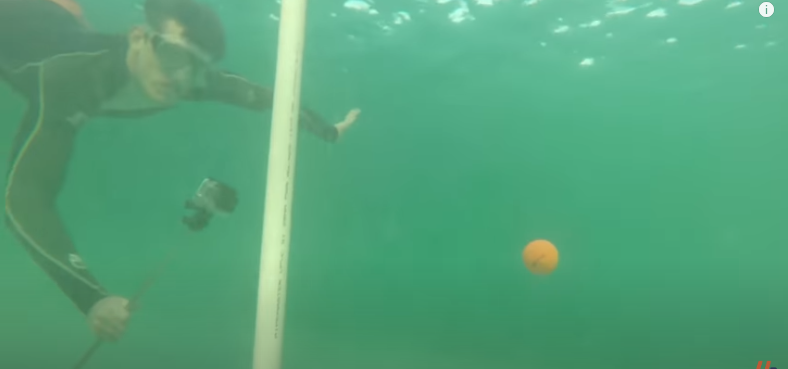
#> input picture Underwater-Image-Restoration-in-python/Underwater-Image-Enhancement-main/image/ocean_input/img1.png, 788 x 369 px
$ python ocean_enhance.py   (older library calls are emulated)
#> lines starting #> are read from the running program, lines starting #| are printed output that depends on the picture
import numpy as np
import cv2


def resize(img, perc=0.5):
    """Utility function to resize the image"""
    width = int(img.shape[1] * perc)
    height = int(img.shape[0] * perc)
    resized = cv2.resize(img, (width, height), interpolation=cv2.INTER_AREA)
    return resized


def dark_channel(img, sz=15):
    """Calculates the dark channel in step 1"""
    b, g, r = cv2.split(img)
    dc = r - cv2.max(b, g)
    kernel = cv2.getStructuringElement(cv2.MORPH_RECT, (sz, sz))
    dark = cv2.erode(dc, kernel)
    return dark


def airlight(img, dc):
    """Calculates the air-light in step 4"""
    [h, w] = img.shape[:2]
    imgsz = h * w
    imgvec = img.reshape(imgsz, 3)
    dcvec = dc.reshape(imgsz)

    indices = dcvec.argsort()
    return imgvec[indices[0]]


def transmission_estimate(dc):
    """Calculates the transmission map as mentioned in step 2"""
    te = dc + (1 - np.max(dc))
    return te


def guided_filter(img, p, r, eps):
    """Helper function to refine the transmission"""
    mean_I = cv2.boxFilter(img, cv2.CV_64F, (r, r))
    mean_p = cv2.boxFilter(p, cv2.CV_64F, (r, r))
    mean_Ip = cv2.boxFilter(img * p, cv2.CV_64F, (r, r))
    cov_Ip = mean_Ip - mean_I * mean_p

    mean_II = cv2.boxFilter(img * img, cv2.CV_64F, (r, r))
    var_I = mean_II - mean_I * mean_I

    a = cov_Ip / (var_I + eps)
    b = mean_p - a * mean_I

    mean_a = cv2.boxFilter(a, cv2.CV_64F, (r, r))
    mean_b = cv2.boxFilter(b, cv2.CV_64F, (r, r))

    q = mean_a * img + mean_b
    return q


def transmission_refine(img, et):
    """Refines the transmission map as mentioned in step 3"""
    gray = cv2.cvtColor(img, cv2.COLOR_BGR2GRAY)
    gray = np.float64(gray) / 255
    r = 60
    eps = 0.0001
    t = guided_filter(gray, et, r, eps)
    return t


def recover(img, t, A):
    """Finally recovers the image using the image, the transmission map and air-light"""
    res = np.empty(img.shape, img.dtype)
    for index in range(0, 3):
        res[:, :, index] = (img[:, :, index] - A[index]) / t + A[index]

    return res


def normalize_image(img):
    """Utility function to normalize the intensities of the pixels in the image"""
    img = img - img.min()
    img = img / img.max() * 255
    img = np.uint8(img)
    return img


def dummy(x):
    pass


if __name__ == '__main__':
    filename = 'img1.png'
    scale = 1

    src = cv2.imread(f'image/ocean_input/{filename}')
#> src is the input picture: shape (369, 788, 3); mean B, G, R 122.5, 162.5, 85.1
    src = resize(src, scale)

    img = src.astype('float64') / 255

    cv2.namedWindow('controls')
    cv2.createTrackbar('ksize', 'controls', 1, 600, dummy)

    while True:
        ksize = int(cv2.getTrackbarPos('ksize', 'controls')) + 1

        dc = dark_channel(img, ksize)
        te = transmission_estimate(dc)
        tr = transmission_refine(src, te)
#> in guided_filter, `mean_I = cv2.boxFilter(img, cv2.CV_64F, (r, r))`:
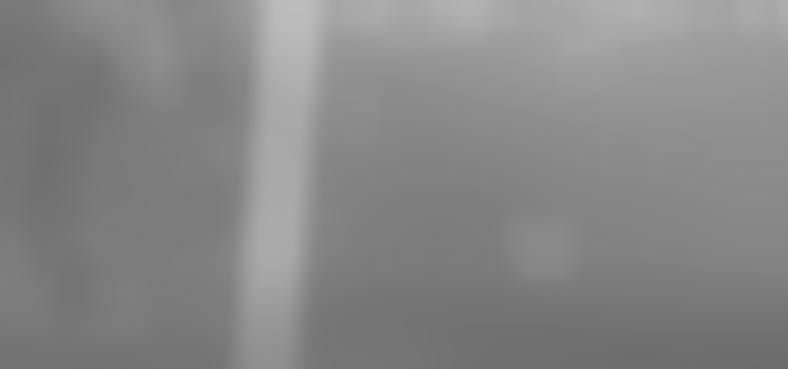
#> mean_I: shape (369, 788) float64; min 0.426, max 0.74, mean 0.529
#> in guided_filter, `mean_p = cv2.boxFilter(p, cv2.CV_64F, (r, r))`:
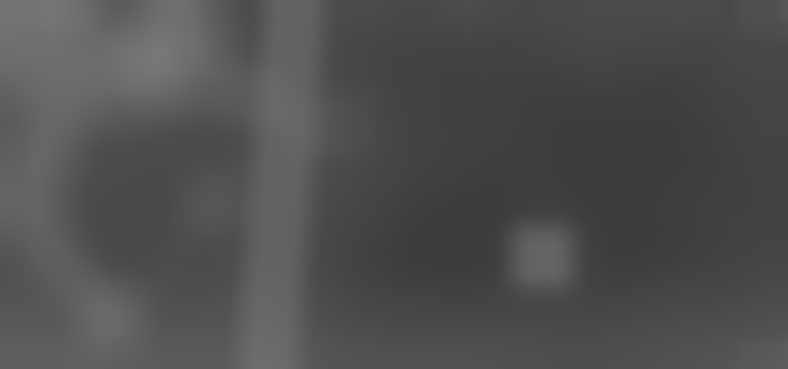
#> mean_p: shape (369, 788) float64; min 0.232, max 0.47, mean 0.31
#> in guided_filter, `cov_Ip = mean_Ip - mean_I * mean_p`:
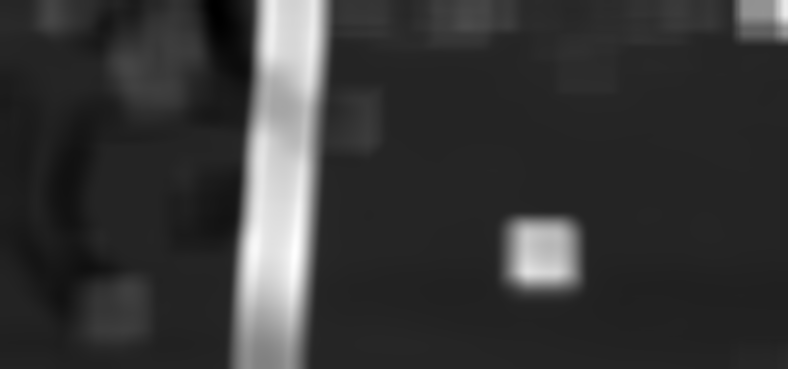
#> cov_Ip: shape (369, 788) float64; min -0.00227, max 0.0135, mean 0.00111; drawn with min black and max white
#> in guided_filter, `var_I = mean_II - mean_I * mean_I`:
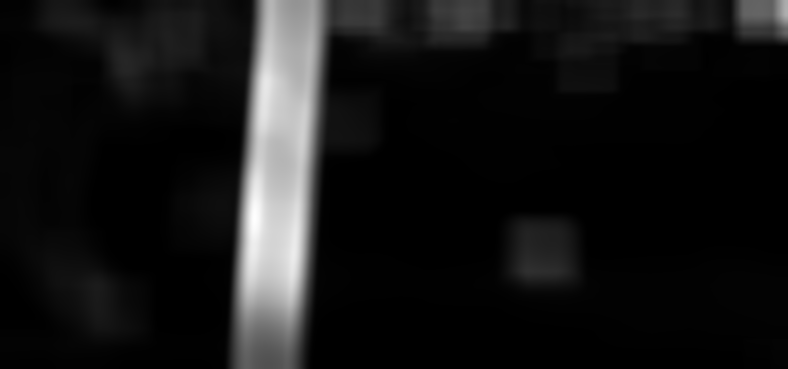
#> var_I: shape (369, 788) float64; min 1.11e-05, max 0.0249, mean 0.00218; drawn with min black and max white
#> in guided_filter, `mean_a = cv2.boxFilter(a, cv2.CV_64F, (r, r))`:
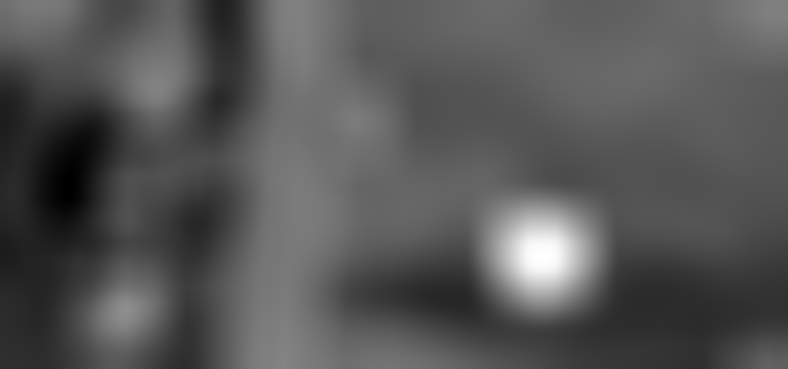
#> mean_a: shape (369, 788) float64; min -1.28, max 2.68, mean 0.0567; drawn with min black and max white
#> in guided_filter, `mean_b = cv2.boxFilter(b, cv2.CV_64F, (r, r))`:
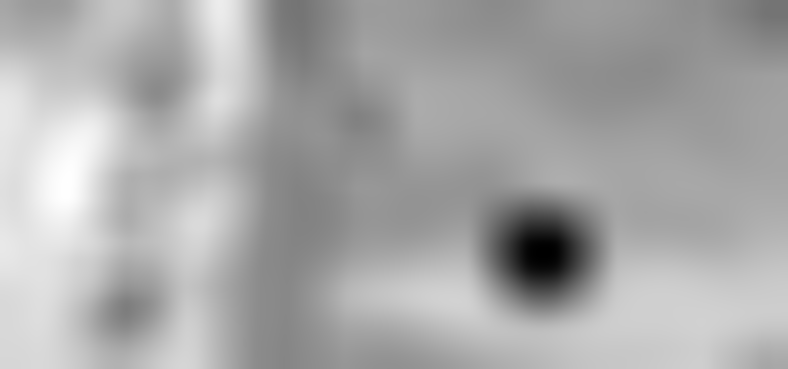
#> mean_b: shape (369, 788) float64; min -1.05, max 0.933, mean 0.263; drawn with min black and max white
        A = airlight(img, tr)
#> A = [0.525, 0.635, 0.349]
        result = recover(img, tr, A)
#> after the loop in recover, `for index in range(0, 3):`:
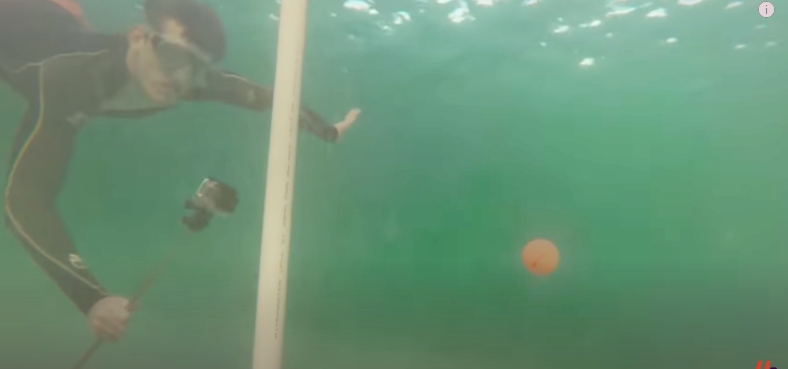
#> res: shape (369, 788, 3) float64; mean B, G, R 0.381, 0.65, 0.268; drawn with min black and max white
        result = normalize_image(result)

        cv2.imshow('Transmission estimate', te)
        cv2.imshow('Transmission refined', tr)
        cv2.imshow('Input', img)
        cv2.imshow('Result', result)

        k = cv2.waitKey(1) & 0xFF
#> (key Esc is pressed here)
        if k == 27:
            break

    cv2.imwrite(f'image/ocean_output/{filename}', result)

$ run again, with Underwater-Image-Restoration-in-python/Underwater-Image-Enhancement-main/image/ocean_input/img5.png copied over Underwater-Image-Restoration-in-python/Underwater-Image-Enhancement-main/image/ocean_input/img1.png
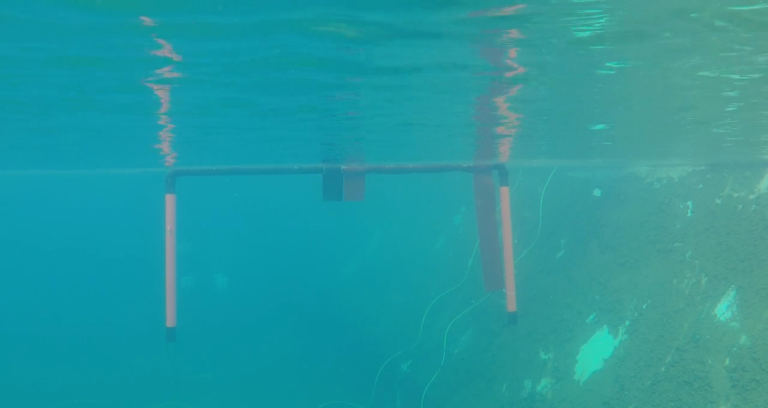
#> input picture Underwater-Image-Restoration-in-python/Underwater-Image-Enhancement-main/image/ocean_input/img5.png, 768 x 408 px
#> src is the input picture: shape (408, 768, 3); mean B, G, R 159.4, 153.2, 37.4
#> in guided_filter, `q = mean_a * img + mean_b`:
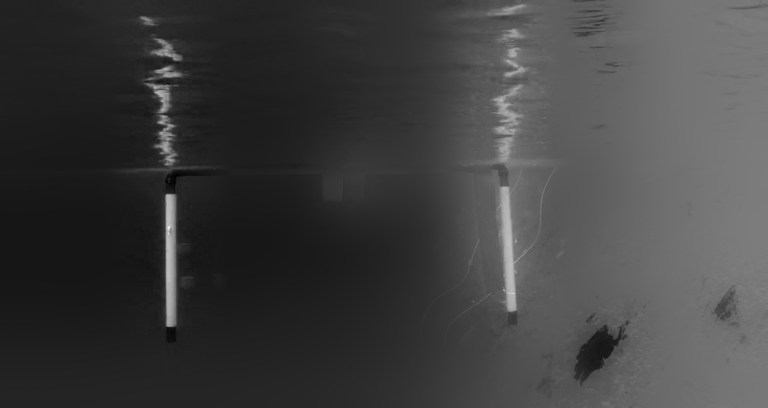
#> q: shape (408, 768) float64; min 0.252, max 1.11, mean 0.467; drawn with min black and max white
#> A = [0.624, 0.545, 0.098]
#> `cv2.imshow('Transmission refined', tr)`:
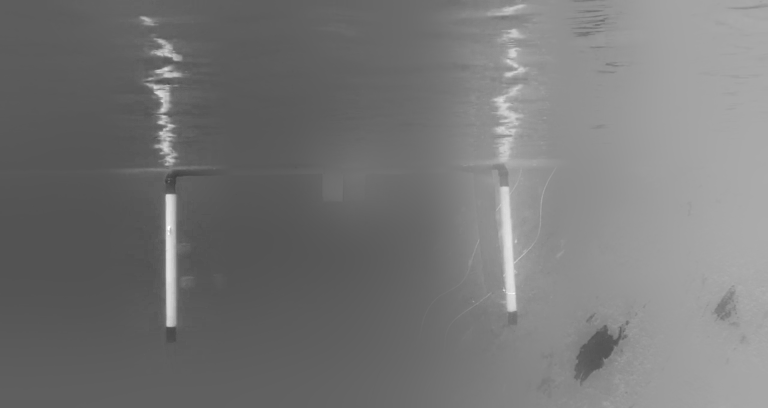
#> window 'Transmission refined': shape (408, 768); min 64, max 255, mean 118.7

$ run again, with Underwater-Image-Restoration-in-python/Underwater-Image-Enhancement-main/image/ocean_input/img6.png copied over Underwater-Image-Restoration-in-python/Underwater-Image-Enhancement-main/image/ocean_input/img1.png
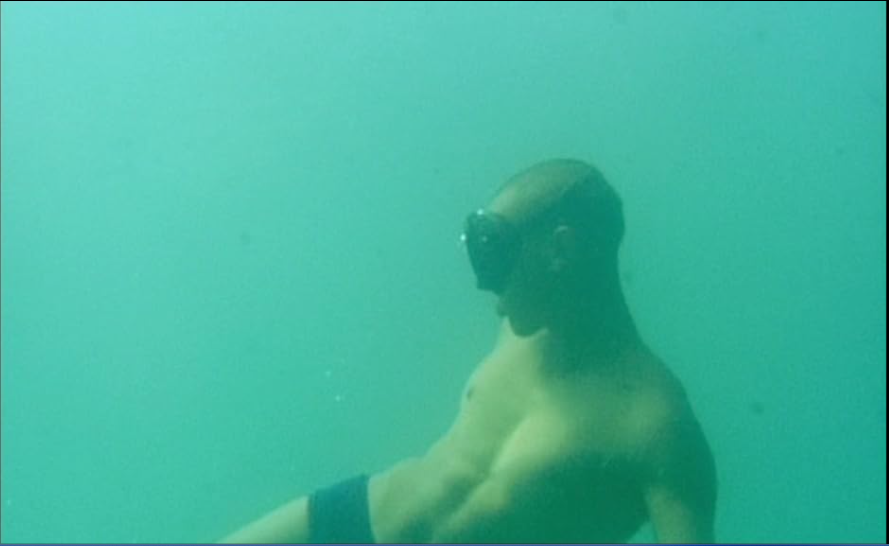
#> input picture Underwater-Image-Restoration-in-python/Underwater-Image-Enhancement-main/image/ocean_input/img6.png, 889 x 546 px
#> src is the input picture: shape (546, 889, 3); mean B, G, R 160, 183.2, 67.8
#> A = [0.561, 0.663, 0.106]
#> after the loop in recover, `for index in range(0, 3):`:
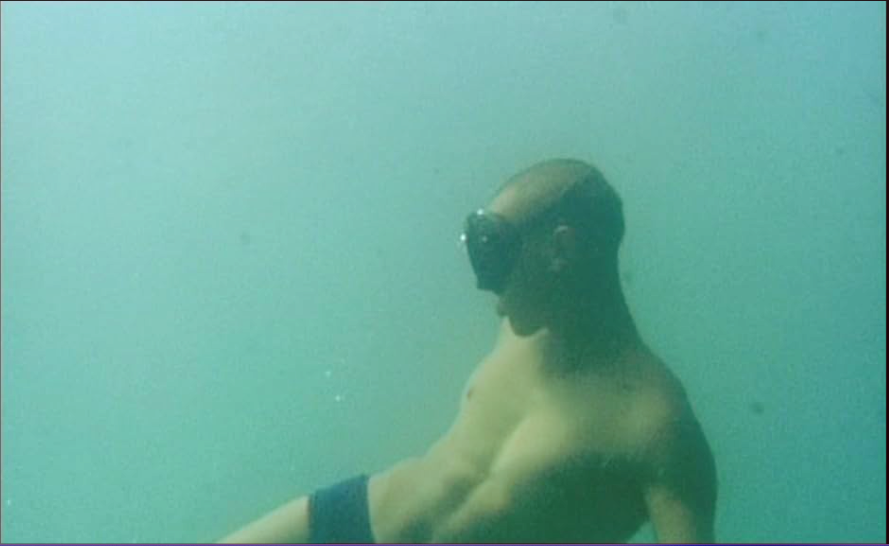
#> res: shape (546, 889, 3) float64; mean B, G, R 0.688, 0.768, 0.396; drawn with min black and max white
